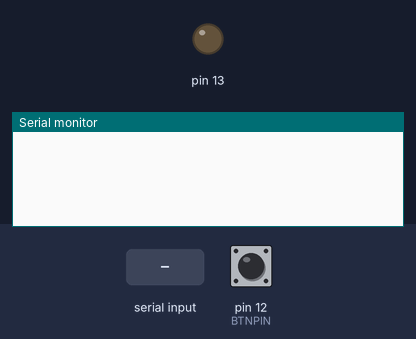
The sketch below on a simulated Arduino Uno, built with avr-gcc and run on an emulated ATmega328P. On the bench: output pins drawn as LEDs (lit = HIGH), the last lines printed to the serial monitor. The test bench sets the inputs (shaded band); at power-on: pin 12 (BTNPIN) HIGH.

Above: at 1.3 s.
1.4 s: "%\n" received over the second serial link
At 1.8 s:
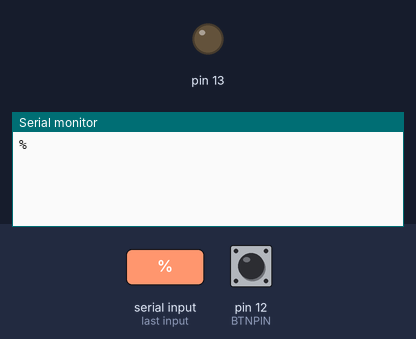
2.9 s: "C\n" received over the second serial link
At 4.1 s:
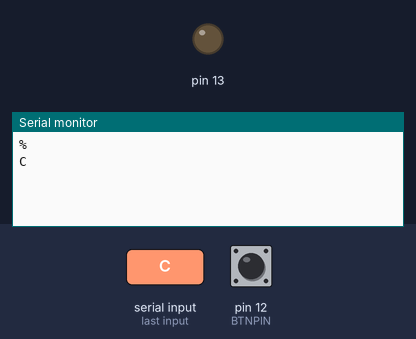
4.4 s: "D\n" received over the second serial link
At 5.3 s:
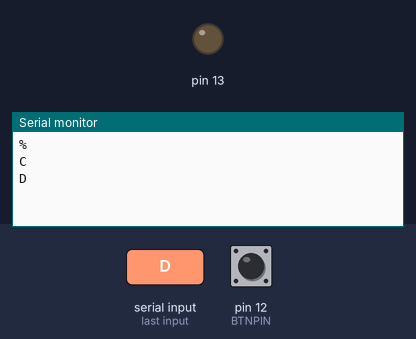

Measured:
- after the input at 1.4 s, the serial monitor: prints a new line at once (image 1)
- after the input at 2.9 s, the serial monitor: prints a new line at once (image 2)
- after the input at 4.4 s, the serial monitor: prints a new line at once (image 3)

The sketch:

rn_42_multi_pairing.ino
```cpp
/*
    현재 개발중인 멀티 페어링 소스코드
    완성 안됨
*/
#include "light.h"
#include "bluetooth.h"

void setup()
{

  buttonBegin(); // 버튼 초기화
  lightBegin();    // LED 초기화

  Serial.begin(9600);
  btBegin();
}

void loop()
{
  buttonLoop();  // 버튼 처리
  lightLoop();      // LED 처리

  btLoop(); // RN-42 처리
}
```

bluetooth.h
```cpp
#include <SoftwareSerial.h>
#include <EEPROM.h>   // EEPROM에 페어링 MAC 주소 저장

#define BT_MODE_NORMAL  0 // 일반 모드
#define BT_MODE_WAITING 1 // 페어링 모드
#define BT_MODE_CHANGE_REMOTE  2 // 기기 전환 모드

byte BtMode = BT_MODE_NORMAL;

#define BT_STATUS_STRING_WAITING    0 // Status String 기다리는중
#define BT_STATUS_STRING_RECEIVING  1 // Status String 입력 받는중
#define BT_STATUS_STRING_CONNECTED  2 // 입력 처리
#define BT_STATUS_STRING_GETADDRESS 3 // 주소 입력 받는중

byte BtConnected = false;

#define BT_REMOTES_NUMBER 2         // 디바이스 개수

byte BtRemoteID = 0;            // 연결된 디바이스 id
char BtRemoteAddress[13] = "";  // 페어링된 디바이스 주소

SoftwareSerial bluetooth(5, 4);

void btBegin();
void btLoop();


void btStatusCheck(char buf);
void btGetAddress(char buf);

void btMode();

void btConnect();
void btDisconnect();
```

bluetooth.ino
```cpp
void btBegin()
{
  bluetooth.begin(115200); // RN-42 기본 속도 115200bps
  bluetooth.print("$");
  bluetooth.print("$");
  bluetooth.print("$");
  delay(100); // 잠시 대기

  bluetooth.println("U,9600,N");  // 임시적으로 속도를 9600으로 변경. SoftwareSerial로는 115200속도가 너무 빠름
  bluetooth.begin(9600);
}

void btLoop()
{
  char buf;
  if(bluetooth.available())
  {
    buf = (char)bluetooth.read();
    Serial.print(buf);
    btStatusCheck(buf); // Status 체크
  }
  if(Serial.available())
  {
    bluetooth.print((char)Serial.read());
  }
}

void btMode(char buf) {
  // BluType 모드
  static unsigned long tm = 0; // 타이머
  switch(BtMode)
  {
    case BT_MODE_WAITING:     // 페어링 대기 모드

      tm = 0;
      BtMode = BT_MODE_NORMAL;
      break;

    case BT_MODE_CHANGE_REMOTE:    // 기기 변경 모드

      tm = 0;
      BtMode = BT_MODE_NORMAL;
      break;
  }
}

void btStatusCheck(char buf) {
  static byte index = 0;        // 문자열 index
  static byte flag = BT_STATUS_STRING_WAITING;     // Status String 플래그(상태 저장)
  static unsigned long tm = 0;

  switch(flag) {
    case BT_STATUS_STRING_WAITING:
      if(buf == '%'){  // % 입력받으면 Status String 입력 시퀀스 시작
        flag = BT_STATUS_STRING_RECEIVING;
        index = 0;
      }
      break;

    case BT_STATUS_STRING_RECEIVING:  //  입력받는중
      // TODO : 에러 대비 문자열 유사도 체크
      switch(buf){
        case 'C': // %CONNECTED
          flag = BT_STATUS_STRING_CONNECTED;
          break;
        case 'D': // %DISCONNECTED
          BtConnected = false;
          flag = BT_STATUS_STRING_WAITING;
          break;
      }
      break;
    case BT_STATUS_STRING_CONNECTED:
      /*
      if(tm == 0){
        tm = millis();
        bluetooth.write((byte)0x00);  // 커맨드 모드로 들어가기 위해 연결 해제
        break;
      }
      if(millis() - tm <= 100) break; // 연결 해제
      Serial.print("**GF!!!**");
      bluetooth.print("$$$");
      bluetooth.print("GF\n");
      tm = 0;
      */
      flag = BT_STATUS_STRING_GETADDRESS;
      break;
    case BT_STATUS_STRING_GETADDRESS:
      /*
      if(tm == 0 ) {
        tm = millis();
        index = 0;
        break;
      } else if( millis() - tm <= 500 ) {
        if(index<12){
          BtRemoteAddress[index++] = buf;
          break;
        } else {
          BtRemoteAddress[12] = '\0';
        }
      }
      */
      BtConnected = true;
      tm = 0;
      flag = BT_STATUS_STRING_WAITING;
      break;
  }
}

void btConnect(String address)
{
  bluetooth.print("$$$\n"); // Command 모드 진입
  bluetooth.print("C,");
  bluetooth.print(address);
  bluetooth.print("\n");
  bluetooth.print("---\n"); // Command 모드 종료
}

void btDisconnect() {
  // 0x00 : disconnect code
  if(BtConnected)
    bluetooth.write((byte)0x00);
}
```

button.ino
```cpp
/*
 * 버튼 처리
 * 버튼 두가지 모드
 * 1. 그냥 눌렀을 때 : 장치 변환
 * 2. 길게 1초 눌렀을 때 : 장치 연결 해제
 */
#define BTNPIN 12 // 버튼 핀

void buttonBegin() {
  pinMode(BTNPIN,INPUT_PULLUP); // 풀업저항 연결
}

void buttonLoop() {
  static unsigned long tm = 0;
  static unsigned long interval = 0;
  static bool bussy = false;

  if(tm == 0) {
    if(digitalRead(BTNPIN) == LOW) {
      tm = millis();
    }
  } else {
    interval = millis() - tm;

    if(digitalRead(BTNPIN) == LOW) {
      if(!bussy && interval>=1000){  // 버튼 1초 이상 누른 경우 장치 연결 해제 & 페어링 대기
        bussy = true;
        BtMode = BT_MODE_WAITING;
      }

    } else {
      if(100<interval && interval<1000) {  // 다음 기기로 변경
        BtMode = BT_MODE_CHANGE_REMOTE;
      }
      tm = 0;
      bussy = false;
    }
  }
}
```

light.h
```cpp
/*
 * LED 점멸 기능
 */

#define LIGHT_OFF        0  // LED 상태, LightStatus에 대입해서 LED 제어
#define LIGHT_ON         1
#define LIGHT_BLINK      2
#define LIGHT_BLINK_FAST 3

// LED 핀 기본 설정 : 13번 (PORTB bit6)
#define LIGHTMASK B00100000 // LED 마스크
#define LIGHTPORT PORTB     // LED PORT
#define LIGHTDDR DDRB       // LED DDR

#define LIGHT_INTERVAL      500 // LED 점멸 숫자
#define LIGHT_INTERVAL_FAST 100

byte LightCtrl = LIGHT_OFF; // LED 제어 전역변수

void lightBegin();
void lightLoop();
```

light.ino
```cpp
void lightBegin() {
  LIGHTDDR |= LIGHTMASK;  // LED핀 출력으로 설정
}

void lightLoop() {
  static unsigned int tm=0;

  switch(LightCtrl){
    case LIGHT_OFF:
      LIGHTPORT &= ~LIGHTMASK;  // LED off
      break;

    case LIGHT_ON:
      LIGHTPORT |= LIGHTMASK; // LED on
      break;

    case LIGHT_BLINK:
      if(millis() - tm > LIGHT_INTERVAL){
       LIGHTPORT ^= LIGHTMASK; // LED 토글
       tm = millis();
      }
      break;

    case LIGHT_BLINK_FAST:
      if(millis() - tm > LIGHT_INTERVAL_FAST){
       LIGHTPORT ^= LIGHTMASK; // LED 토글
       tm = millis();
      }
      break;
  }
}
```
